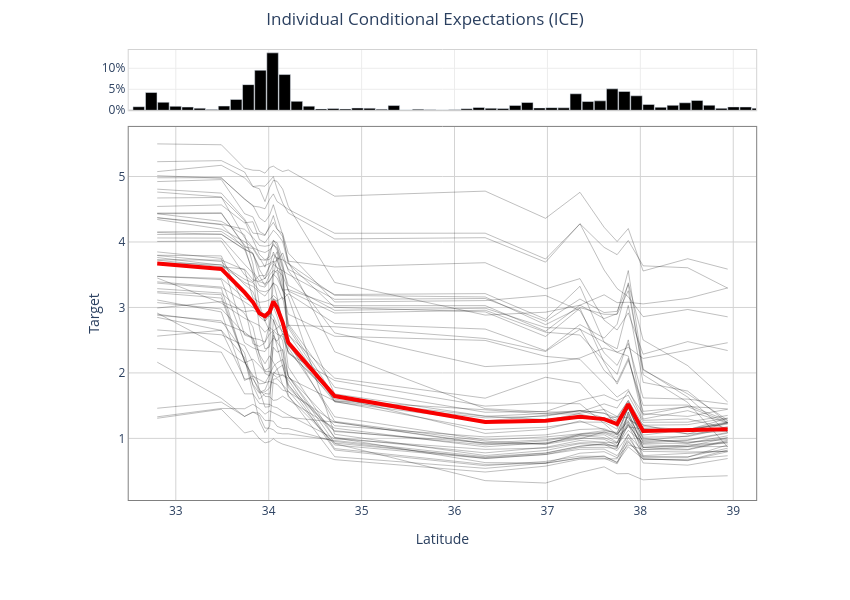

The notebook cell saved with this chart:
### Markdown cell above
The ICE plot is automatically computed at the same time as any one-feature PDP. It can be accessed by passing `ice=True` to `show_in_notebook`.

Similar to PDPs, ICE plots show the median prediction as a model red line. However, the variance in the model's predictions are shown by plotting the predictions of a sample of individual data instances as light grey lines. (For categorical features, the distribution in the predictions is instead shown as a violin plot.)

### Code cell
result_explain_feature_dependence_default.show_in_notebook(ice=True)
